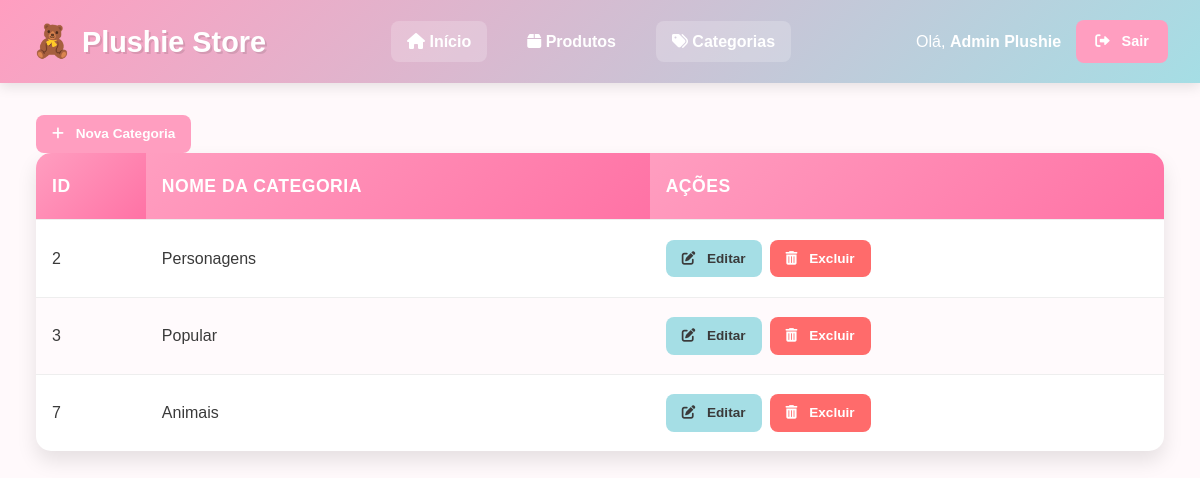
Page /categorias/index.php (signed in) on the committed database.
### tables this page shows
CREATE TABLE `categorias` (
  `id` int(11) NOT NULL,
  `nome_categoria` varchar(50) NOT NULL
);

### categorias/index.php (the view, shortened to what this page needs)
<?php
require_once '../includes/db_connect.php';
$query = "SELECT * FROM categorias ORDER BY id ASC";
$result = $mysqli->query($query);
?>
<!DOCTYPE html>
<html lang="pt-BR">
<head>
    <link rel="stylesheet" href="../assets/style.css">
    <link rel="stylesheet" href="https://cdnjs.cloudflare.com/ajax/libs/font-awesome/6.0.0-beta3/css/all.min.css">
</head>
<body>
    <?php include '../includes/navbar.php'; ?>
    <main>
        <div class="main-container">
            <a href="criar.php" class="btn btn-primary btn-sm"><i class="fas fa-plus"></i> Nova Categoria</a>
            <?php if ($result->num_rows > 0): ?>
                <div class="table-responsiva">
                    <table>
                        <thead>
                            <tr>
                                <th>ID</th>
                                <th>Nome da Categoria</th>
                                <th>Ações</th>
                            </tr>
                        </thead>
                        <tbody>
                            <?php while($categoria = $result->fetch_assoc()): ?>
                                <tr>
                                    <td><?php echo $categoria['id']; ?></td>
                                    <td><?php echo htmlspecialchars($categoria['nome_categoria']); ?></td>
                                    <td class="actions">
                                        <a href="editar.php?id=<?php echo $categoria['id']; ?>" class="btn btn-secondary btn-sm"><i class="fas fa-edit"></i> Editar</a>
                                        <a href="excluir.php?id=<?php echo $categoria['id']; ?>" class="btn btn-danger btn-sm" onclick="return confirm('Tem certeza que deseja excluir?');">
                                            <i class="fas fa-trash-alt"></i> Excluir
                                        </a>
                                    </td>
                                </tr>
                            <?php endwhile; ?>
                        </tbody>
                    </table>
                </div>
            <?php else: ?>
                <div class="empty-state">
                    <p>Nenhuma categoria cadastrada. <a href="criar.php">Clique aqui para adicionar uma</a>.</p>
                </div>
            <?php endif; ?>
        </div>
    </main>
</body>
</html>

### assets/style.css (style rules this page uses)
:root { --primary-color: #FF9EC0; --primary-dark: #FF72A5; --secondary-color: #A5DEE5; --accent-color: #FFD166; --text-color: #3A3A3A; --light-bg: #FFF9FB; --white: #FFFFFF; --danger-color: #FF6B6B; --success-color: #77DD77; --card-shadow: 0 10px 20px rgba(0, 0, 0, 0.1); }
* { box-sizing: border-box; margin: 0; padding: 0; }
body { font-family: 'Nunito', sans-serif; background-color: var(--light-bg); color: var(--text-color); line-height: 1.6; }
.btn { display: inline-block; padding: 0.6rem 1.2rem; border-radius: 8px; text-decoration: none; font-weight: 600; transition: all 0.3s; border: none; cursor: pointer; font-size: 0.9rem; text-align: center; }
.btn-sm { padding: 0.5rem 1rem !important; font-size: 0.85rem !important; }
.btn-primary { background-color: var(--primary-color); color: var(--white); }
.btn-secondary { background-color: var(--secondary-color); color: var(--text-color); }
.btn-danger { background-color: var(--danger-color); color: var(--white); }
.btn i { margin-right: 0.5rem; }
main { max-width: 1200px; margin: 0 auto; padding: 0 20px 2rem; }
.main-container { max-width: 1200px; margin: 0 auto; padding: 0 1rem; }
table { width: 100%; border-collapse: collapse; background: var(--white); border-radius: 15px; overflow: hidden; box-shadow: var(--card-shadow); margin-bottom: 2rem; }
table th, table td { padding: 1.2rem 1rem; text-align: left; border-bottom: 1px solid #eee; }
table th { background: linear-gradient(135deg, var(--primary-color) 0%, var(--primary-dark) 100%); color: var(--white); font-weight: 600; font-size: 1.1rem; text-transform: uppercase; letter-spacing: 0.5px; }
table tr:last-child td { border-bottom: none; }
table tr:nth-child(even) { background-color: rgba(255, 158, 192, 0.05); }
.actions { display: flex; gap: 0.5rem; flex-wrap: wrap; }
table tr, .btn, .empty-state { transition: all 0.3s ease; }

### rows in the picture
categorias: id "2", nome_categoria "Personagens"
categorias: id "3", nome_categoria "Popular"
categorias: id "7", nome_categoria "Animais"

### other values in the picture
$username "Admin Plushie"
